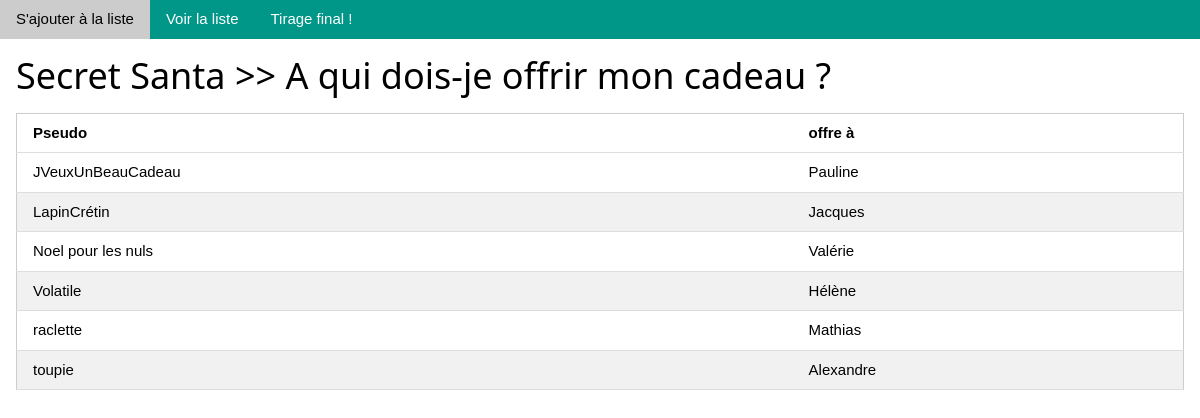
Page /result/ on the committed database.
### tables this page shows
CREATE TABLE "people" (
	"id"	INTEGER NOT NULL UNIQUE,
	"name"	TEXT NOT NULL UNIQUE,
	"pseudo"	TEXT UNIQUE,
	"family"	INTEGER,
	"exclude"	INTEGER,
	"target"	INTEGER,
	PRIMARY KEY("id" AUTOINCREMENT)
);

### app.py (the view)
@app.route('/result/')
def result():
    if state() == 0:
        return render_template('notyet.html')
    else:
        return render_template('result.html', persons = associations())

### app.py (called while the page is built)
def state():
    l_query = "SELECT value FROM config WHERE key = 'state'"
    return int(db(l_query)[0][0])

def associations():
    l_query = "SELECT pp1.pseudo, pp2.name FROM people pp1 INNER JOIN people pp2 ON pp1.target = pp2.id ORDER BY pp1.pseudo"
    return db(l_query)

def db(i_query):
    app.logger.info(i_query)
    con = sqlite3.connect("santa.db")
    cur = con.cursor()
    l_result = cur.execute(i_query).fetchall()
    con.commit()
    con.close()
    return l_result

### templates/result.html
{% extends 'base.html' %}
{% block title %}A qui dois-je offrir mon cadeau ?{% endblock %}
{% block content %}
<table class="w3-table-all w3-hoverable" id="image-table">
    <thead>
        <tr>
            <th>Pseudo</th>
            <th>offre à</th>
        </tr>
    </thead>
    <tbody>
        {% for person in persons %}
        <tr>
            <td>{{ person[0] }}</td>
            <td>{{ person[1] }}</td>
        </tr>
        {% endfor %}
    </tbody>
</table>
{% endblock %}

### templates/base.html (shortened to what this page needs)
<!doctype html>
<html>
<link rel="stylesheet" href="{{ url_for('static', filename='css/w3.css') }}">
<body>
  <div class="w3-bar w3-teal" id="menuBar">
    <a href="/enrol/" class="w3-bar-item w3-button w3-mobile">S'ajouter à la liste</a>
    <a href="/list/" class="w3-bar-item w3-button w3-mobile">Voir la liste</a>
    <a href="/result/" class="w3-bar-item w3-button w3-mobile">Tirage final !</a>
  </div>
  <div class="w3-container">
    <h1>Secret Santa >> {% block title %}{% endblock %}</h1>
    {% block content %}{% endblock %}
  </div>
</body>
</html>

### static/css/w3.css (style rules this page uses)
*,*:before,*:after { box-sizing:inherit }
html { -ms-text-size-adjust:100%;-webkit-text-size-adjust:100% }
body { margin:0 }
a { background-color:transparent }
html,body { font-family:Verdana,sans-serif;font-size:15px;line-height:1.5 }
html { overflow-x:hidden }
h1 { font-size:36px }
h1,h2,h3,h4,h5,h6 { font-family:"Segoe UI",Arial,sans-serif;font-weight:400;margin:10px 0 }
a { color:inherit }
.w3-table,.w3-table-all { border-collapse:collapse;border-spacing:0;width:100%;display:table }
.w3-table-all { border:1px solid #ccc }
.w3-bordered tr,.w3-table-all tr { border-bottom:1px solid #ddd }
.w3-table-all tr:nth-child(odd) { background-color:#fff }
.w3-table-all tr:nth-child(even) { background-color:#f1f1f1 }
.w3-table td,.w3-table th,.w3-table-all td,.w3-table-all th { padding:8px 8px;display:table-cell;text-align:left;vertical-align:top }
.w3-table th:first-child,.w3-table td:first-child,.w3-table-all th:first-child,.w3-table-all td:first-child { padding-left:16px }
.w3-btn,.w3-button { border:none;display:inline-block;padding:8px 16px;vertical-align:middle;overflow:hidden;text-decoration:none;color:inherit;background-color:inherit;text-align:center;cursor:pointer;white-space:nowrap }
.w3-btn,.w3-button { -webkit-touch-callout:none;-webkit-user-select:none;-khtml-user-select:none;-moz-user-select:none;-ms-user-select:none;user-select:none }
.w3-bar { width:100%;overflow:hidden }
.w3-bar .w3-bar-item { padding:8px 16px;float:left;width:auto;border:none;display:block;outline:0 }
.w3-bar .w3-button { white-space:normal }
.w3-container:after,.w3-container:before,.w3-panel:after,.w3-panel:before,.w3-row:after,.w3-row:before,.w3-row-padding:after,.w3-row-padding:before, .w3-cell-row:before,.w3-cell-row:after,.w3-clear:after,.w3-clear:before,.w3-bar:before,.w3-bar:after { content:"";display:table;clear:both }
.w3-container,.w3-panel { padding:0.01em 16px }
.w3-teal,.w3-hover-teal:hover { color:#fff!important;background-color:#009688!important }

### rows in the picture
people: pseudo "JVeuxUnBeauCadeau", name "Pauline"
people: pseudo "LapinCrétin", name "Jacques"
people: pseudo "Noel pour les nuls", name "Valérie"
people: pseudo "Volatile", name "Hélène"
people: pseudo "raclette", name "Mathias"
people: pseudo "toupie", name "Alexandre"
